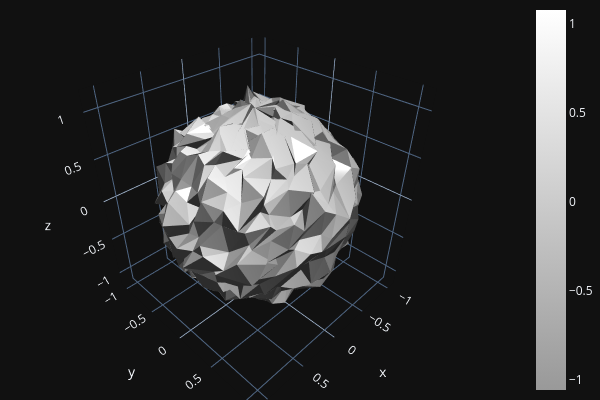

This figure's notebook cell:
### Code cell
o3d.visualization.draw_plotly([noisy_mesh])

### Figure 1 — Plotly figure (JSON) as saved in the notebook; plotly's stock layout.template omitted (floating-point values rounded to 4 significant figures; data arrays with more than 128 entries replaced by an {"elided": "..."} marker saying what was removed)
{"data": [{"colorscale": [[0, "rgb(153, 153, 153)"], [1.0, "rgb(255,255,255)"]], "flatshading": true, "i": {"elided": "1520 int values"}, "intensity": {"elided": "762 float values"}, "j": {"elided": "1520 int values"}, "k": {"elided": "1520 int values"}, "lighting": {"ambient": 0.18, "diffuse": 1, "facenormalsepsilon": 1e-15, "fresnel": 0.1, "roughness": 0.05, "specular": 1, "vertexnormalsepsilon": 1e-15}, "lightposition": {"x": 100, "y": 200, "z": 0}, "x": {"elided": "762 float values"}, "y": {"elided": "762 float values"}, "z": {"elided": "762 float values"}, "type": "mesh3d"}], "layout": {"height": 400, "margin": {"b": 0, "l": 0, "r": 0, "t": 0}, "showlegend": false, "width": 600, "scene": {"camera": {"center": {"x": 0, "y": 0, "z": 0}, "up": {"x": 0, "y": 0, "z": 1}}}}}
